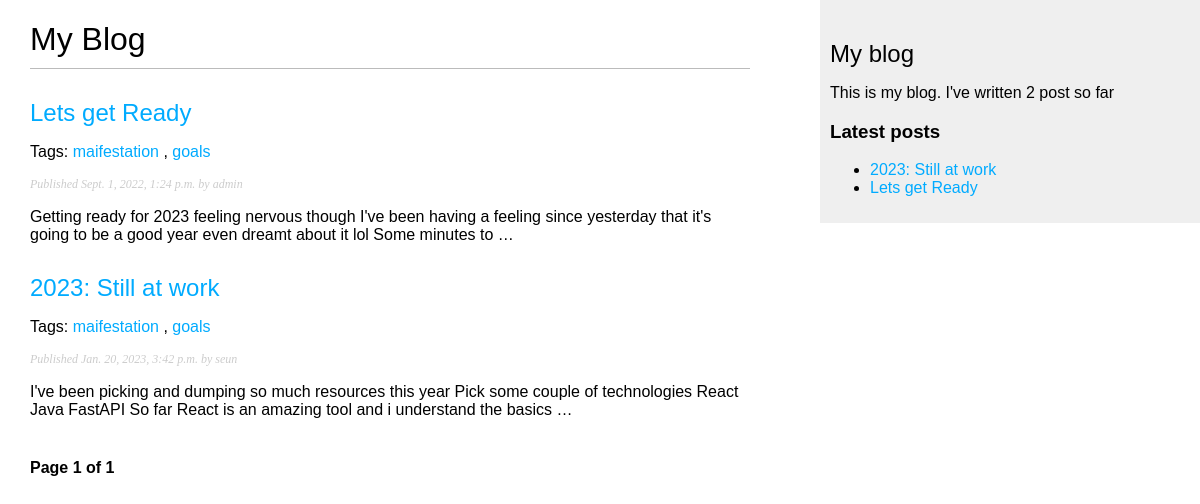
Screenshot of /blog/ with the database file from the repository.
### blog/models.py (models this page shows)
class Post(models.Model):
	STATUS_CHOICES = (
		('draft', 'Draft'),
		('published', 'Published'),
	)
	title = models.CharField(max_length=200)
	slug = models.SlugField(max_length=250,
							unique_for_date='publish')
	author = models.ForeignKey(User,
								on_delete=models.CASCADE,
								related_name='blog_posts')
	body = models.TextField()
	publish = models.DateTimeField(default=timezone.now)
	created = models.DateTimeField(auto_now_add=True)
	updated = models.DateTimeField(auto_now=True)
	status = models.CharField(max_length=10,
								choices=STATUS_CHOICES,
								default='draft')
	tags = TaggableManager()
	objects = models.Manager()
	published = PublishedManager()
	def get_absolute_url(self):
		return reverse('blog:post_detail',
						args=[self.publish.year,
								self.publish.month,
								self.publish.day, self.slug])

### blog/views.py (the view)
# urls.py: path('', views.post_list, name='post_list'),
def post_list(request, tag_slug=None):
    object_list = Post.published.all()
    tag = None
    if tag_slug:
        tag = get_object_or_404(Tag, slug=tag_slug)
        object_list = object_list.filter(tags__in=[tag])
    paginator = Paginator(object_list, 3)  # 3 post in each page
    page = request.GET.get('page')
    try:
        posts = paginator.page(page)
    except PageNotAnInteger:
        posts = paginator.page(1)
    except EmptyPage:
        posts = paginator.page(paginator.num_pages)
    return render(request,
                  'blog/post/list.html',
                  {'page': page,
                   'posts': posts,
                   'tag': tag})

### blog/models.py (called while the page is built)
	def get_queryset(self):
		return super(PublishedManager,
			self).get_queryset()\
				.filter(status='published')

### blog/templatetags/blog_tags.py (called while the page is built)
@register.simple_tag
def total_posts():
    return Post.published.count()

@register.inclusion_tag('blog/post/latest_posts.html')
def show_latest_posts(count=5):
    latest_posts = Post.published.order_by('-publish')[:count]
    return {'latest_posts': latest_posts}

### blog/templates/blog/post/list.html (shortened to what this page needs)
{% extends "blog/base.html" %}
{% block content %}
	<h1>My Blog</h1>
	{% for post in posts %}
		<h2>
			<a href="{{ post.get_absolute_url }}">
				{{ post.title }}
			</a>
		</h2>
		<p class="tags">
			Tags:
			{% for tag in post.tags.all %}
				<a href="{% url 'blog:post_list_by_tag' tag.slug %}">
					{{ tag.name }}
				</a>
				{% if not forloop.last %}, {% endif %}
			{% endfor %}
		</p>
		<p class="date">
			Published {{ post.publish }} by {{ post.author }}
		</p>
		{{ post.body|truncatewords:30|linebreaks }}
	{% endfor %}
{% include "pagination.html" with page=posts %}
{% endblock %}

### blog/templates/blog/base.html (shortened to what this page needs)
{% load blog_tags %}
{% load static %}
<!DOCTYPE html>
<html>
<head>
	<link href="{% static 'css/blog.css' %}" rel="stylesheet">
</head>
<body>
	<div id="content">
	{% block content %}
	{% endblock %}
	</div>
	<div id="sidebar">
	<h2>My blog</h2>
	<p>This is my blog. I've written {% total_posts %} post so far</p>
	<h3>Latest posts</h3>
	{% show_latest_posts 3 %}
	</div>
</body>
</html>

### blog/templates/pagination.html (shortened to what this page needs)
<div class="pagination">
	<span class="step-links">
		<span class="current">
			Page {{ page.number }} of {{ page.paginator.num_pages }}
		</span>
	</span>
</div>

### blog/templates/blog/post/latest_posts.html
<ul>
    {% for post in latest_posts %}
        <li>
            <a href="{{ post.get_absolute_url }}">{{ post.title }}</a>
        </li>
    {% endfor %}
</ul>

### blog/static/css/blog.css (style rules this page uses)
body { margin:0; padding:0; font-family:helvetica, sans-serif; }
a { color:#00abff; text-decoration:none; }
h1 { font-weight:normal; border-bottom:1px solid #bbb; padding:0 0 10px 0; }
h2 { font-weight:normal; margin:30px 0 0; }
#content { float:left; width:60%; padding:0 0 0 30px; }
#sidebar { float:right; width:30%; padding:10px; background:#efefef; height:100%; }
p.date { color:#ccc; font-family: georgia, serif; font-size: 12px; font-style: italic; }
.pagination { margin:40px 0; font-weight:bold; }

### rows the page displays
Post: title "Lets get Ready", publish "Sept. 1, 2022, 1:24 p.m.", author "admin", body "Getting ready for 2023 feeling nervous though I've been having a feeling since yesterday that it's going to be a good year even dreamt about it lol Some minutes to …"
Tag: name "maifestation"
Tag: name "goals"
Post: title "2023: Still at work", publish "Jan. 20, 2023, 3:42 p.m.", author "seun", body "I've been picking and dumping so much resources this year Pick some couple of technologies React Java FastAPI So far React is an amazing tool and i understand the basics …"

### other values shown
{{ page.number }} "1"
{{ page.paginator.num_pages }} "1"
